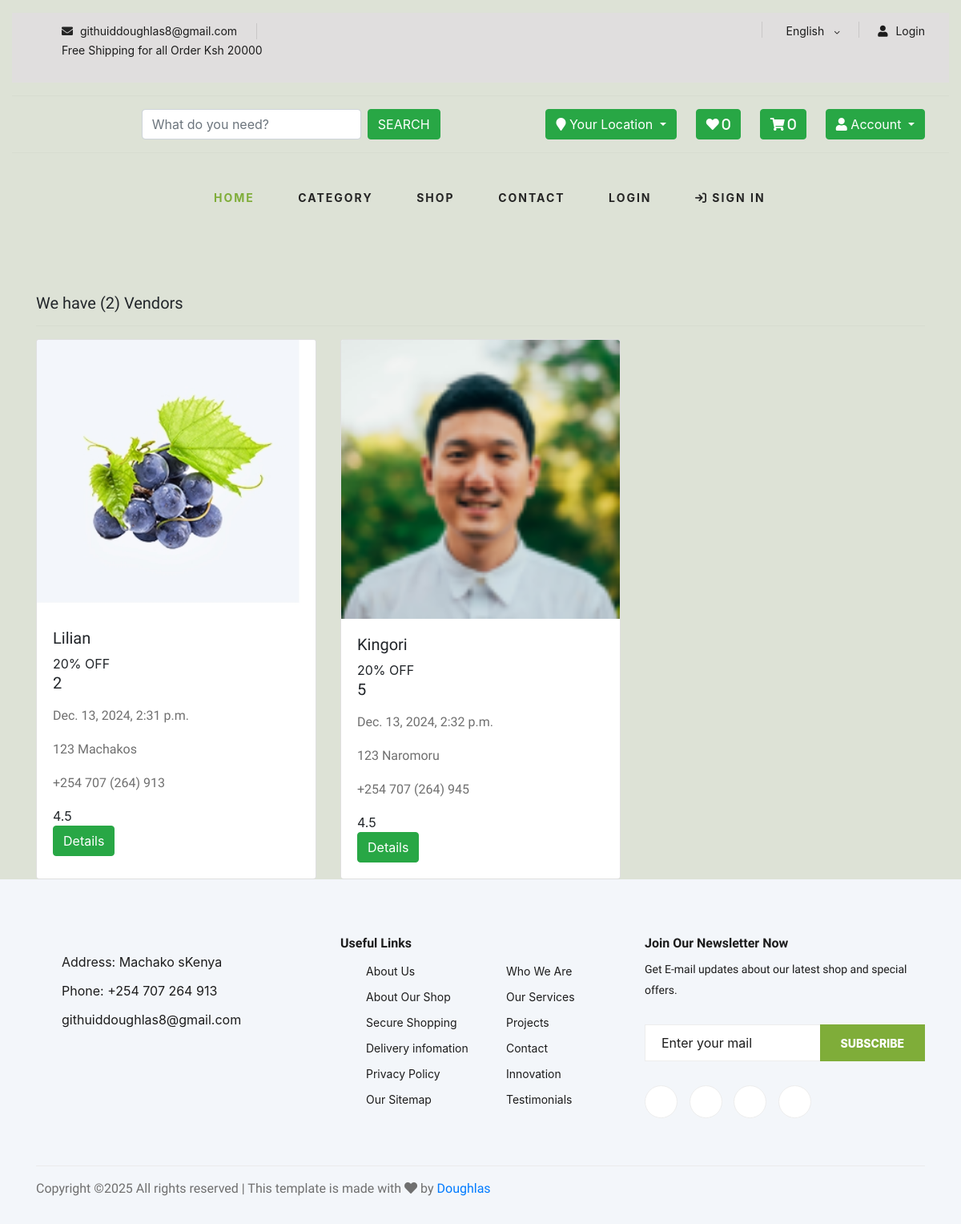
Screenshot of /vendor/ with the database file from the repository.
### core/models.py (models this page shows, shortened)
class Vendors(models.Model):
    vid = ShortUUIDField(unique =True, length =10, max_length=30, alphabet ="abcdefgh12345")
    title = models.CharField(max_length=100)
    image = models.ImageField(upload_to=user_directory_path, default="category.png")
    cover_image = models.ImageField(upload_to=user_directory_path, default="category.png")
    description = RichTextUploadingField(null=True, blank =True)
    address = models.TextField(max_length=100, default= "123 Machakos")
    contact = models.TextField(max_length=100, default= "+254 707 (264) 913")
    chat_resp_time = models.TextField(max_length=100, default="100")
    shipping_on_time = models.TextField(max_length=100, default="100")
    authentic_rating = models.CharField(max_length=100, default="100")
    days_return = models.CharField(max_length=100, default="100")
    warranty_period = models.CharField(max_length=100, default="100")
    user = models.ForeignKey(User, on_delete=models.CASCADE)
    date = models.DateTimeField(auto_now_add=True, null=True, blank=True)
    class meta :
        verbose_name_plural = "Vendors"

### core/views.py (the view)
# urls.py: path('vendor/', views.vendors_list_view, name="vendor-list"),
def vendors_list_view(request):
    vendor = Vendors.objects.all()
    context = {
        "vendors" :vendor
    }
    return render(request, 'vendors-list.html', context)

### core/context_processor.py (called while the page is built)
def default(request):
    categories = Category.objects.all()
    vendors = Vendors.objects.all()
    wishlist_count = 0
    if request.user.is_authenticated:
        try:
            wishlist_count = Wishlist.objects.filter(user=request.user).count()
        except Exception as e:
            print(f"Error fetching wishlist: {e}")
            messages.warning(request, "There was an issue retrieving your wishlist.")
    if request.user.is_authenticated:
        address = Address.objects.filter(user=request.user).first()  # Returns None if not found
    else:
        address = None  # No address for unauthenticated users
    return {
        'categories': categories,
        'wishlist_count': wishlist_count,  # Use a proper count
        'address': address,
        'vendors': vendors,
    }

### templates/vendors-list.html (shortened to what this page needs)
{% extends 'partials/base.html' %}
{% load static %}
{% block content %}
<div class="container mt-5">
     <div><h5>We have ({{vendors.count }}) Vendor{{vendors.count|pluralize}}</h5></div><hr>
    <div class="row row-cols-1 row-cols-md-3 g-4">
        {% for v in vendors %}
        <div class="col">
            <div class="card h-100">
                <img src="{{ v.image.url }}" class="card-img-top" alt="Vendor Image">
                <div class="card-body">
                    <div><h5>{{v.title}}</h5></div>
                    <div class="discount-tag">20% OFF</div>
                    <h5 class="card-title">{{ v.vendors.all.count }}</h5>
                    <p>{{ v.date }}</p>
                    <p>{{v.address}}</p>
                    <p>{{v.contact}}</p>
                    <div class="rating">
                         4.5
                    </div>
                    <a href="{% url 'core:vendor-details' v.vid %}"><div class="btn btn-success">Details</div></a>
                </div>
            </div>
        </div>
        {% endfor %}
    </div>
</div>
{% endblock %}

### static/assets/css/style.css (style rules this page uses)
html, body { height: 100%; font-family: "Cairo", sans-serif; -webkit-font-smoothing: antialiased; }
h1, h2, h3, h4, h5, h6 { margin: 0; color: #111111; font-weight: 400; font-family: "Cairo", sans-serif; }
h5 { font-size: 18px; }
p { font-size: 16px; font-family: "Cairo", sans-serif; color: #6f6f6f; font-weight: 400; line-height: 26px; margin: 0 0 15px 0; }
img { max-width: 100%; }
@media only screen and (min-width: 1200px) { .container { max-width: 1170px; } }

### rows the page displays
Vendors: image (picture), title "Lilian", vendors.all.count "2", date "Dec. 13, 2024, 2:31 p.m.", address "123 Machakos", contact "+254 707 (264) 913"
Vendors: image (picture), title "Kingori", vendors.all.count "5", date "Dec. 13, 2024, 2:32 p.m.", address "123 Naromoru", contact "+254 707 (264) 945"

### other values shown
{{ wishlist_count }} "0"
{{ request.session.cart_data_obj|length }} "0"
{{ vendors.count }} "2"
